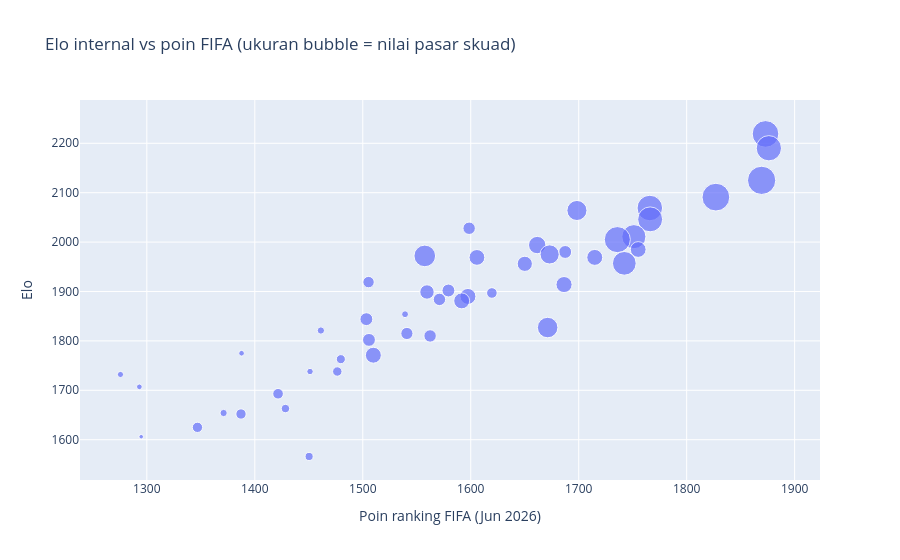

Notebook code cell kept with this figure:
### Markdown cell above
## Validasi silang: Elo internal vs ranking FIFA vs nilai pasar skuad
Tiga ukuran kekuatan yang independen seharusnya berkorelasi kuat. Jika Elo kita sejalan dengan poin FIFA dan nilai pasar (sumber sama sekali berbeda), itu bukti Elo engine bekerja benar — tanpa memasukkan keduanya sebagai fitur model.

### Code cell
rank = load_fifa_ranking()[['team', 'rank', 'points']]
mv = groups[['team', 'squad_market_value_eur_millions', 'key_player']]
cross = (elo_df.reset_index(names='team').merge(rank, on='team').merge(mv, on='team'))
corr_fifa = cross.Elo.corr(cross.points)
corr_mv = cross.Elo.corr(np.log(cross.squad_market_value_eur_millions))
print(f'Korelasi Elo vs poin FIFA          : {corr_fifa:.3f}')
print(f'Korelasi Elo vs log(nilai pasar)   : {corr_mv:.3f}')
fig = px.scatter(cross, x='points', y='Elo', size='squad_market_value_eur_millions',
                 hover_name='team', title='Elo internal vs poin FIFA (ukuran bubble = nilai pasar skuad)',
                 labels={'points': 'Poin ranking FIFA (Jun 2026)'})
fig.show()

### Figure 1 — Plotly figure (JSON) as saved in the notebook; plotly's stock layout.template omitted (floating-point values rounded to 4 significant figures)
{"data": [{"hovertemplate": "<b>%{hovertext}</b><br><br>Poin ranking FIFA (Jun 2026)=%{x}<br>Elo=%{y}<br>squad_market_value_eur_millions=%{marker.size}<extra></extra>", "hovertext": ["Spain", "Argentina", "France", "England", "Brazil", "Colombia", "Portugal", "Ecuador", "Netherlands", "Germany", "Japan", "Morocco", "Mexico", "Uruguay", "Norway", "Turkey", "Croatia", "Belgium", "Switzerland", "Paraguay", "Senegal", "Australia", "Canada", "Iran", "Austria", "Algeria", "South Korea", "Panama", "Scotland", "United States", "Uzbekistan", "Ivory Coast", "Egypt", "Czech Republic", "Jordan", "Sweden", "DR Congo", "Tunisia", "Iraq", "New Zealand", "Haiti", "Saudi Arabia", "South Africa", "Cape Verde", "Bosnia and Herzegovina", "Ghana", "Curaçao", "Qatar"], "legendgroup": "", "marker": {"color": "#636efa", "size": [1200, 1080, 1350, 1300, 1100, 680, 1050, 260, 980, 1150, 510, 420, 280, 620, 790, 420, 430, 950, 390, 220, 440, 280, 350, 190, 430, 260, 430, 80, 280, 710, 90, 250, 260, 280, 55, 430, 140, 150, 70, 65, 55, 190, 120, 90, 180, 180, 35, 110], "sizemode": "area", "sizeref": 3.375, "symbol": "circle"}, "mode": "markers", "name": "", "orientation": "v", "showlegend": false, "type": "scatter", "x": [1873.0, 1876.0, 1869.0, 1827.0, 1766.0, 1698.0, 1766.0, 1599.0, 1751.0, 1736.0, 1662.0, 1755.0, 1687.0, 1673.0, 1557.0, 1606.0, 1715.0, 1742.0, 1650.0, 1505.0, 1686.0, 1579.0, 1559.0, 1620.0, 1597.0, 1571.0, 1592.0, 1539.0, 1503.0, 1671.0, 1461.0, 1541.0, 1562.0, 1506.0, 1388.0, 1510.0, 1480.0, 1476.0, 1451.0, 1276.0, 1293.0, 1422.0, 1428.0, 1371.0, 1387.0, 1347.0, 1295.0, 1450.0], "xaxis": "x", "y": [2219, 2190, 2125, 2091, 2069, 2064, 2046, 2028, 2011, 2005, 1994, 1985, 1980, 1975, 1972, 1969, 1969, 1957, 1956, 1919, 1914, 1902, 1899, 1897, 1890, 1884, 1881, 1854, 1844, 1827, 1821, 1815, 1810, 1802, 1775, 1771, 1763, 1738, 1738, 1732, 1707, 1693, 1663, 1654, 1652, 1625, 1606, 1566], "yaxis": "y"}], "layout": {"legend": {"itemsizing": "constant", "tracegroupgap": 0}, "title": {"text": "Elo internal vs poin FIFA (ukuran bubble = nilai pasar skuad)"}, "xaxis": {"anchor": "y", "domain": [0, 1], "title": {"text": "Poin ranking FIFA (Jun 2026)"}}, "yaxis": {"anchor": "x", "domain": [0, 1], "title": {"text": "Elo"}}}}
